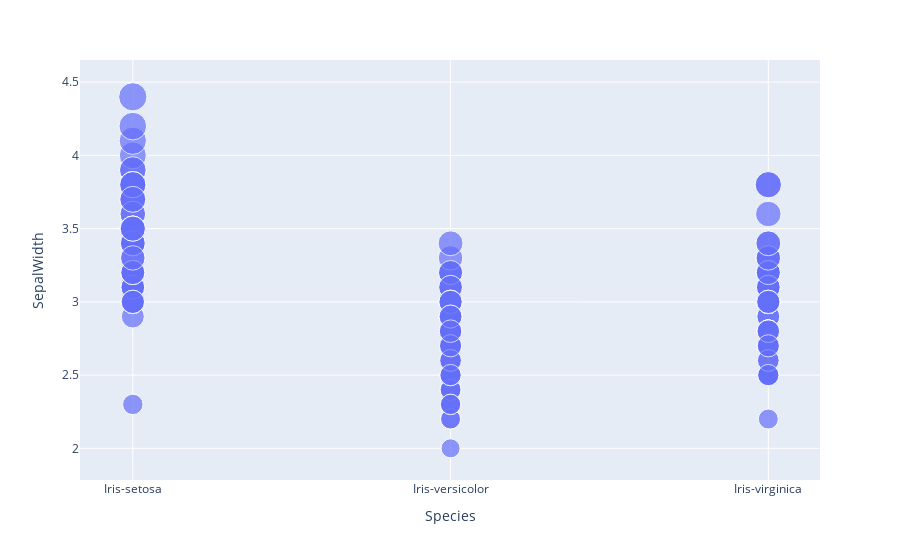

Write notebook code for a chart like this one.
### Code cell
# Getting insights of the 'SepalWidth' column using Scatterplot
px.scatter(iris_data, x='Species', y='SepalWidth', size='SepalWidth')

### Figure 1 — Plotly figure (JSON) as saved in the notebook; plotly's stock layout.template omitted (floating-point values rounded to 4 significant figures; data arrays with more than 128 entries replaced by an {"elided": "..."} marker saying what was removed)
{"data": [{"hovertemplate": "Species=%{x}<br>SepalWidth=%{marker.size}<extra></extra>", "legendgroup": "", "marker": {"color": "#636efa", "size": {"elided": "150 float values"}, "sizemode": "area", "sizeref": 0.011, "symbol": "circle"}, "mode": "markers", "name": "", "orientation": "v", "showlegend": false, "type": "scatter", "x": {"elided": "150 str values"}, "xaxis": "x", "y": {"elided": "150 float values"}, "yaxis": "y"}], "layout": {"legend": {"itemsizing": "constant", "tracegroupgap": 0}, "margin": {"t": 60}, "xaxis": {"anchor": "y", "domain": [0, 1], "title": {"text": "Species"}}, "yaxis": {"anchor": "x", "domain": [0, 1], "title": {"text": "SepalWidth"}}}}
